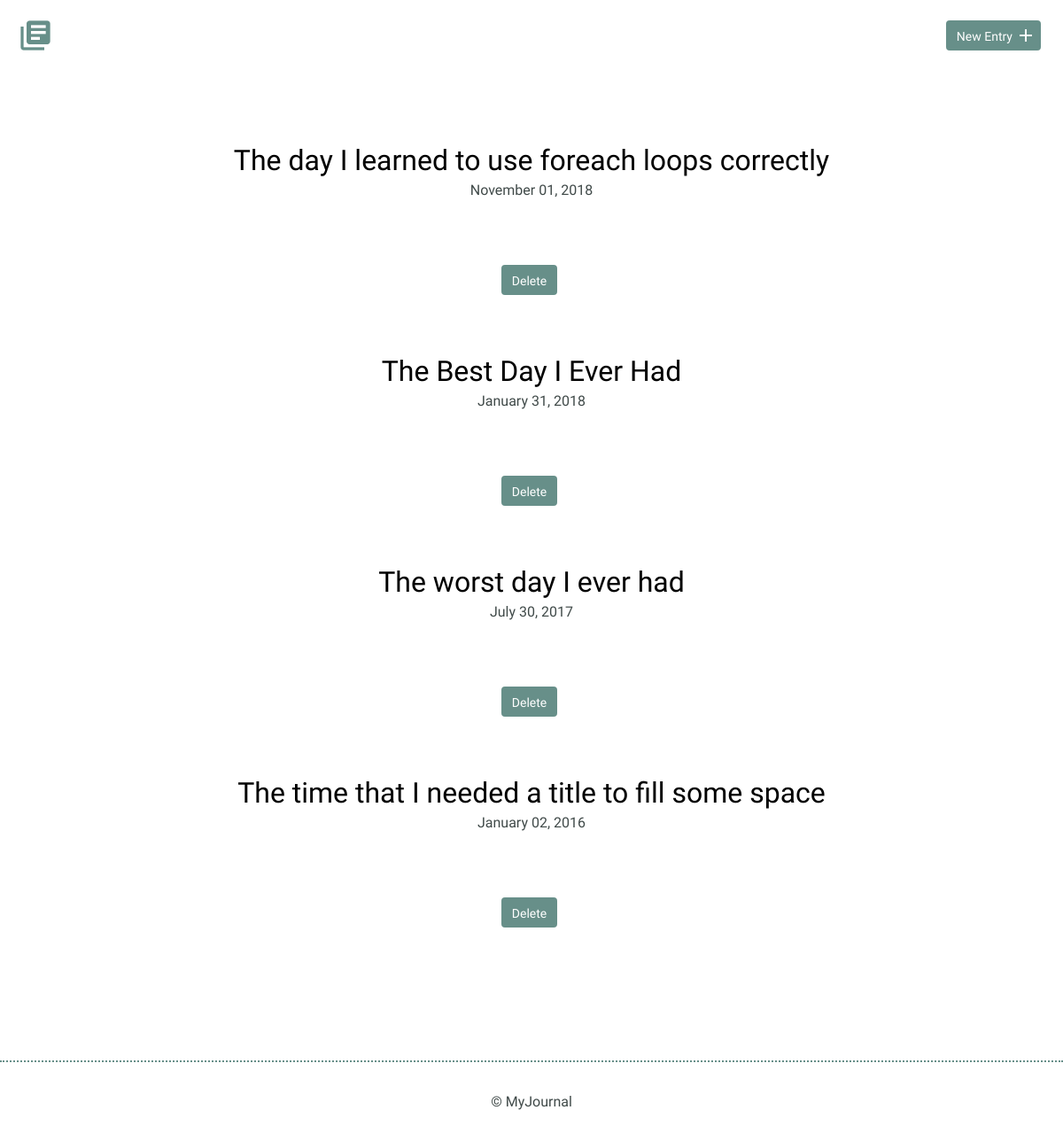
Before: / with the older database file.
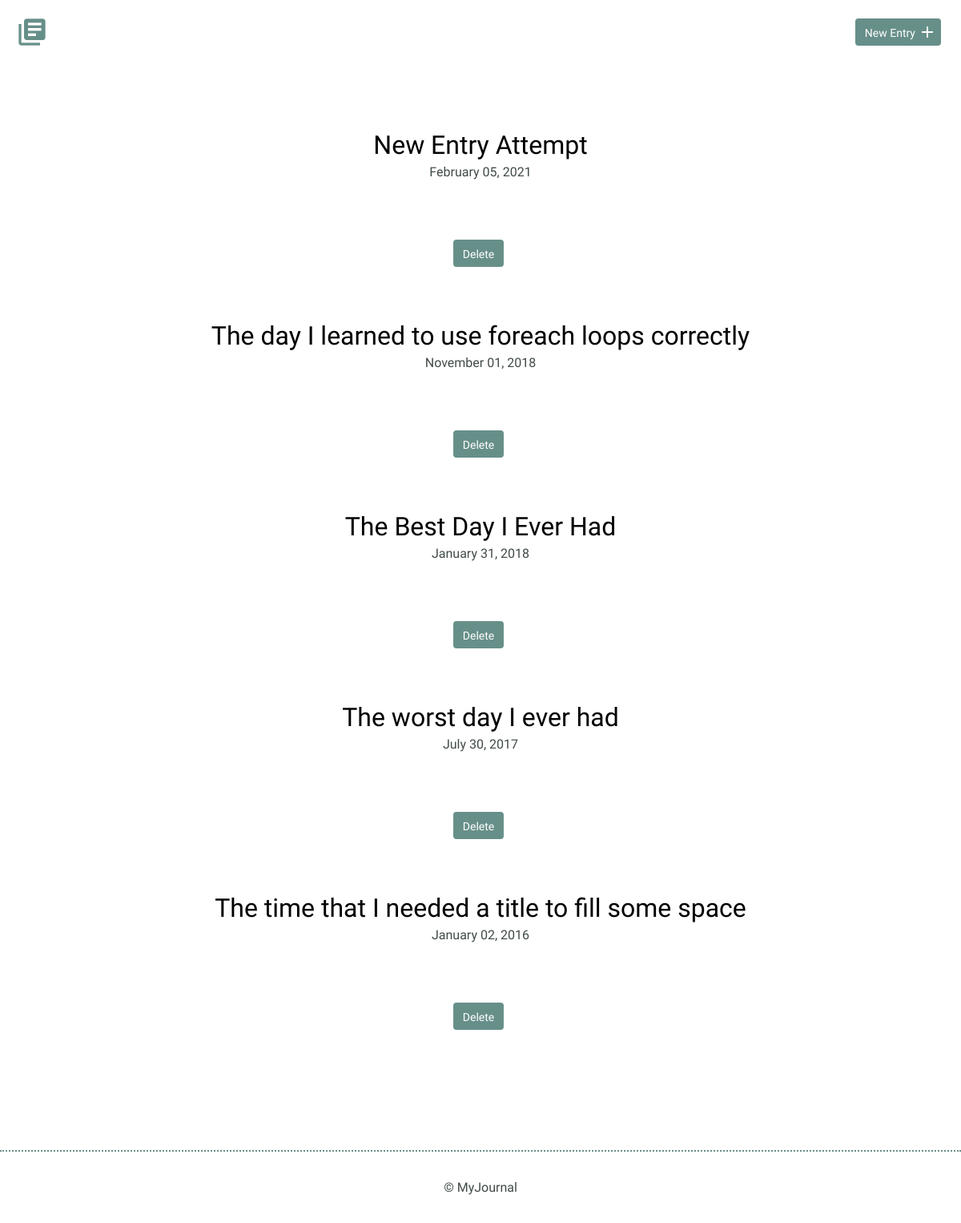
After: the same page with the newer database file.
### tables this page shows
CREATE TABLE "entries" (
	`id`	INTEGER,
	`title`	TEXT,
	`date`	TEXT,
	`time_spent`	INTEGER,
	`learned`	BLOB,
	`resources`	BLOB,
	PRIMARY KEY(`id`)
);

### inc/functions.php (called while the page is built, shortened)
<?php
function get_journal_entries(){
    include ('connection.php');
    try{
        return $db->query("SELECT id, title, date FROM entries ORDER BY date DESC");
    } catch(Exception $e) {
        echo "Error!: ".$e->getMessage()."</br>";
        return array();
    }
}
?>

### index.php (the view, shortened to what this page needs)
<?php
include('inc/connection.php');
include('inc/header.php');
include('inc/functions.php');
?>
<!DOCTYPE html>
<html>
    <body>
          <section>
              <div class="container">
                  <div class="entry-list">
                          <?php
                           foreach(get_journal_entries() as $item){
                                echo "<article>";
                                echo "<h2><a href='detail.php?id=" . $item["id"] . "'>" . $item["title"] . "</a></h2>";
                                echo "<time datetime=" . $item["date"] . ">" . date('F d, Y', strtotime($item["date"])) . "</time>";
                                echo "<form method='post' action='index.php'>";
                                echo "<input type='submit' class='button delete journal entry' value='Delete' />\n";
                                echo "</form>";
                                echo "</article>";
                            }
                          ?>
                  </div>
              </div>
          </section>
    </body>
  <?php
    include('inc/footer.php');
    ?>
</html>

### inc/header.php (shortened to what this page needs)
<!DOCTYPE html>
<html>
    <head>
        <link rel="stylesheet" href="css/normalize.css">
        <link rel="stylesheet" href="css/site.css">
    </head>
    <body>
        <header>
            <div class="container">
                <div class="site-header">
                    <a class="logo" href="index.php"><i class="material-icons">library_books</i></a>
                    <a class="button icon-right" href="new.php"><span>New Entry</span> <i class="material-icons">add</i></a>
                </div>
            </div>
        </header>
     </body>

### inc/footer.php (shortened to what this page needs)
<!DOCTYPE html>
<html>
    <footer>
        <div>
            &copy; MyJournal
        </div>
    </footer>
</html>

### css/site.css (style rules this page uses)
body { font-size: 16px; color: #404a49; font-family: 'Cousine', serif; font-weight: 400; }
.container { margin: 0 auto; padding: 0 25px; }
header .site-header { margin: 0 auto; height: 95px; }
header .logo i { color: #678f89; margin: 20px 0 0 -5px; float: left; font-size: 40px; }
header .button { float: right; margin: 33px 0 0 0; }
footer { text-align: center; padding: 35px 0; border-top: 2px dotted #678f89; }
.button { padding: 8px 10px 6px 10px; background: #678f89; border: 2px solid #678f89; border-radius: 4px; text-decoration: none; color: #FFF; position: relative; text-align: center; font-size: 14px; }
.button.icon-right { padding-right: 30px; top: -10px; }
.button.icon-right i { position: absolute; top: 3px; right: 3px; }
h1, h2, h3 { margin: 0; font-weight: 400; line-height: 1em; color: #000; }
h2 { font-size: 32px; }
h2 a { text-decoration: none; color: #000; }
.entry-list, .edit-entry, .new-entry { max-width: 800px; margin: 0 auto; padding: 70px 0 150px 0; }
.entry-list article { margin-bottom: 70px; text-align: center; }
.entry-list article:last-child { margin-bottom: 0; }
.entry-list article h2 { margin-bottom: 8px; }
.entry { max-width: 800px; margin: 75px auto 0 auto; text-align: left; }
input[type=submit] { margin-right: 5px; }

Changed rows visible on the page:
added entries: title "New Entry Attempt", date "February 05, 2021"
